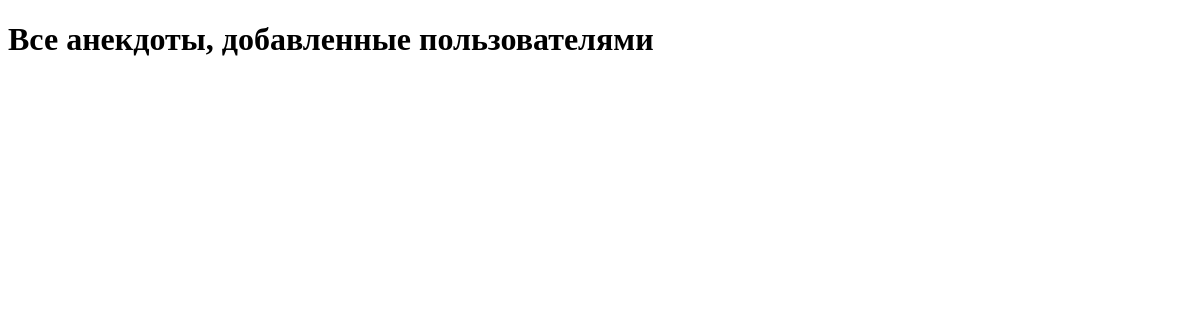
/jokes/, run on an earlier commit of the app's database.
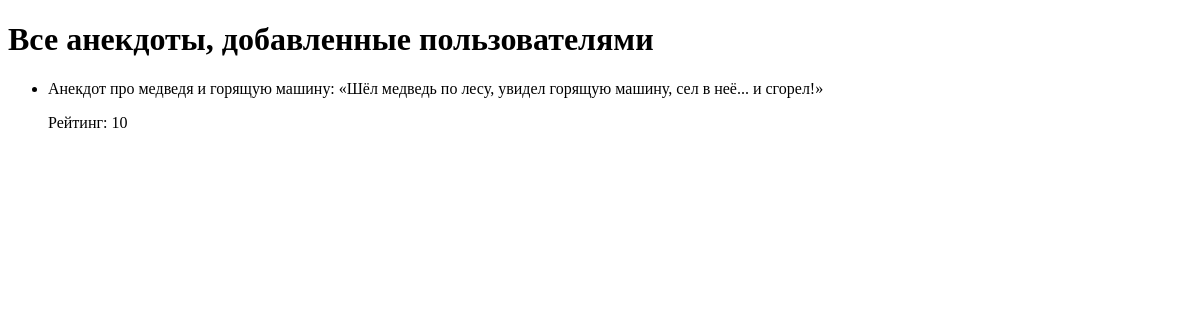
And on a later commit of the database.
### jokes/models.py (models this page shows, shortened)
class Content(models.Model):
    CONTENT_TYPES = (
        ('joke', 'Joke'),  # Исправлено добавление запятой и закрывающей скобки
        ('image', 'Image'),
    )
    content_type = models.CharField(max_length=10, choices=CONTENT_TYPES)
    theme = models.ForeignKey(Theme, on_delete=models.CASCADE)
    text = models.TextField(blank=True, null=True)
    image = models.ImageField(upload_to='images/', blank=True, null=True)
    rating = models.IntegerField(default=0)

### main/views.py (the view)
# urls.py: path('jokes/', views.user_jokes_list, name='user_jokes_list'),  # Новый маршрут для списка анекдотов
def user_jokes_list(request):
    jokes = Content.objects.filter(content_type='joke').order_by('-id')
    return render(request, 'main/user_jokes_list.html', {'jokes': jokes})

### main/templates/main/user_jokes_list.html (shortened to what this page needs)
<!DOCTYPE html>
<html>
<head>
</head>
<body>
    <h1>Все анекдоты, добавленные пользователями</h1>
    <ul>
        {% for joke in jokes %}
            <li>
                {{ joke.text }}
                <p>Рейтинг: {{ joke.rating }}</p>
            </li>
        {% endfor %}
    </ul>
</body>
</html>

What changed in the data, as far as the page shows it:
added Content: text "Анекдот про медведя и горящую машину: «Шёл медведь по лесу, увидел горящую машину, сел в неё... и сгорел!»", rating "10"
